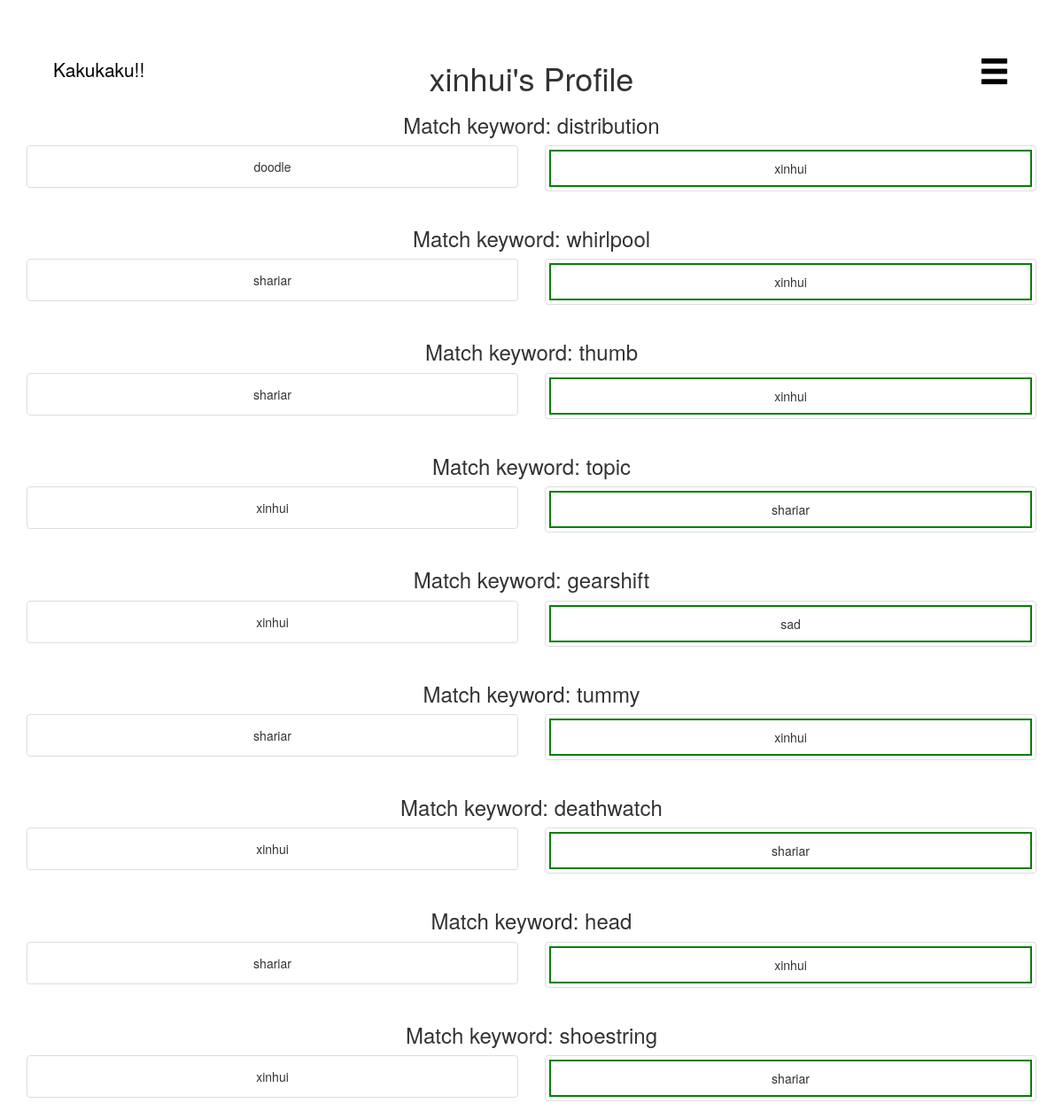
/profile/xinhui, run on an earlier commit of the app's database.
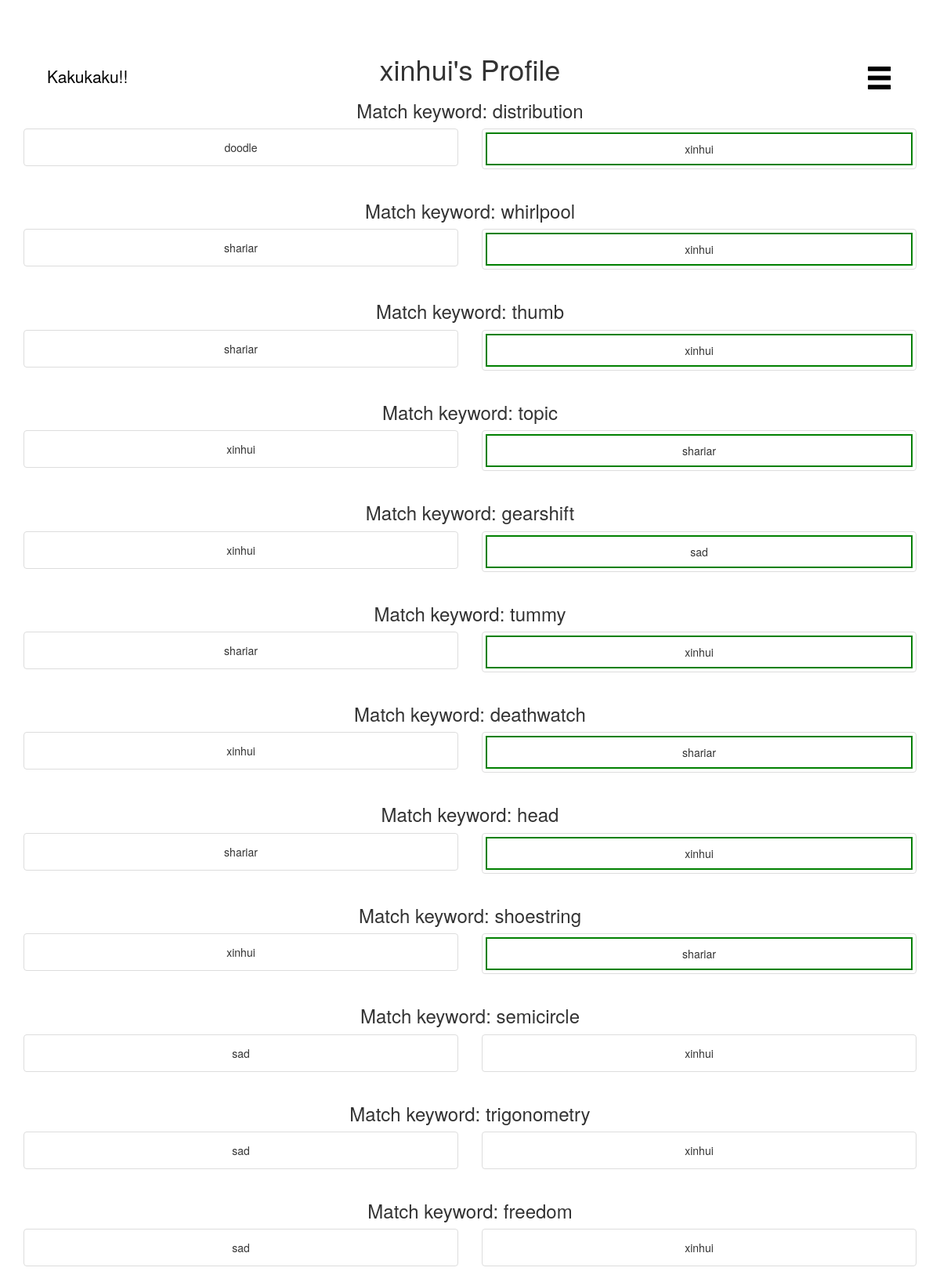
And on a later commit of the database.
### tables this page shows
CREATE TABLE users (user_id integer PRIMARY KEY, username text NOT NULL,passhash text NOT NULL, wins integer NOT NULL);

CREATE TABLE matches (match_id integer PRIMARY KEY AUTOINCREMENT, word text NOT NULL, user_1 integer NOT NULL, pic_1 text, user_2 integer, pic_2 text, judge integer, winner integer);

### app.py (the view)
@app.route('/profile/<username>')
def profile(username):
    matches = db.get_matches_for_user(username)
    return render_template('profile.html', matches = matches, user = username)

### utils/database.py (called while the page is built)
def get_user_id(username):
    path = "data/data.db"
    database = sqlite3.connect(path)
    curse = database.cursor()
    user_query = "SELECT user_id FROM users WHERE username = ?"
    user_result = curse.execute(user_query,(username,))
    user_result = user_result.fetchone()
    print "USER RESULT:", user_result
    if user_result == None:
        return -1
    user_id = int(user_result[0])
    return user_id

def get_username(userid):
    path = "data/data.db"
    database = sqlite3.connect(path)
    curse = database.cursor()
    if userid == None:
        return None
    user_query = "SELECT username FROM users WHERE user_id = ?"
    user_result = curse.execute(user_query,(userid,))
    user_result = user_result.fetchone()[0]
    print "USER RESULT:", user_result
    if user_result == None:
        return -1
    return user_result

def get_match(match_id):
    path = "data/data.db"
    database = sqlite3.connect(path)
    curse = database.cursor()
    db_result = {}
    print match_id
    query =  "SELECT * FROM matches WHERE match_id = " + str(match_id)
    db_result = curse.execute(query)
    db_result = db_result.fetchone()
    result = {
        'word': db_result[1],
        'match_id': db_result[0],
        'user_1': get_username(db_result[2]),
        'user_2': get_username(db_result[4]),
        'img_1': db_result[3],
        'img_2': db_result[5],
        'winner': db_result[7],
        'judge': db_result[6]
    }
    return result

def get_matches_for_user(username):
    path = "data/data.db"
    database = sqlite3.connect(path)
    curse = database.cursor()
    db_result = {}
    user_id = get_user_id(username)
    query =  "SELECT match_id FROM matches WHERE (user_1 = ? OR user_2 = ?) and pic_1 IS NOT NULL and pic_2 IS NOT NULL"
    db_result = curse.execute(query,(user_id,user_id))
    match_ids = db_result.fetchall()
    results = []
    for match in match_ids:
        print "FINDING: ", match[0]
        results.append(get_match(match[0]))
    return results

### templates/profile.html (shortened to what this page needs)
<html>
  <head>
    <link rel="stylesheet" href="../static/css/style.css">
    <link rel="stylesheet" href="https://maxcdn.bootstrapcdn.com/bootstrap/3.3.7/css/bootstrap.min.css">
  </head>
  <body>
   <div class="logo">
     <a href="/"><span class="logo-text">Kakukaku!!</span></a>
   </div>
   <div class="burger">
     <div class="dropdown">
       <a class="dropdown-toggle" data-toggle="dropdown" href="#"><span class="glyphicon glyphicon-menu-hamburger" style="font-size:2.5em;color:black" aria-hidden="true"></span>
       </a>
     </div>
   </div>
   <div class="container" style="margin-top: 4%">
     <h1>{{user}}'s Profile</h1>
     {% for match in matches %}
     <h3>Match keyword: {{match["word"]}}</h3>
     <div class="row">
       <div class="col-sm-6">
	 <div class="thumbnail">
	   {% if match["winner"] == 1 %}
	   <div class="user1 winner">
	     {% else %}
	     <div class="user1">
	       {% endif %}
	       <div class="caption">
		 {{match["user_1"]}}
	       </div>
	     </div>
	   </div>
	 </div>
	 <div class="col-sm-6">
	   <div class="thumbnail">
	     {% if match["winner"] == 2 %}
	     <div class="user2 winner">
	       {% else %}
	       <div class="user2">
		 {% endif %}
		 <div class="caption">
		   {{match["user_2"]}}
		 </div>
	       </div>
	     </div>
	   </div>
	 </div>
       {% endfor %}
       </div>
  </body>
</html>

### static/css/style.css (style rules this page uses)
body { color: black; text-align: center; }
.burger { position: absolute; right: 5%; top: 5%; }
.logo { position: absolute; left:5%; top:5%; }
.logo-text { color: black; text-decoration: none; font-size: 1.5em; }
.winner { border: 2px solid green; }

What changed in the data, as far as the page shows it:
added matches: word "semicircle"
added matches: word "trigonometry"
added matches: word "freedom"
Also different on the page:
new list line: "Match keyword:"
new list line: "sad"
new list line: "xinhui"
